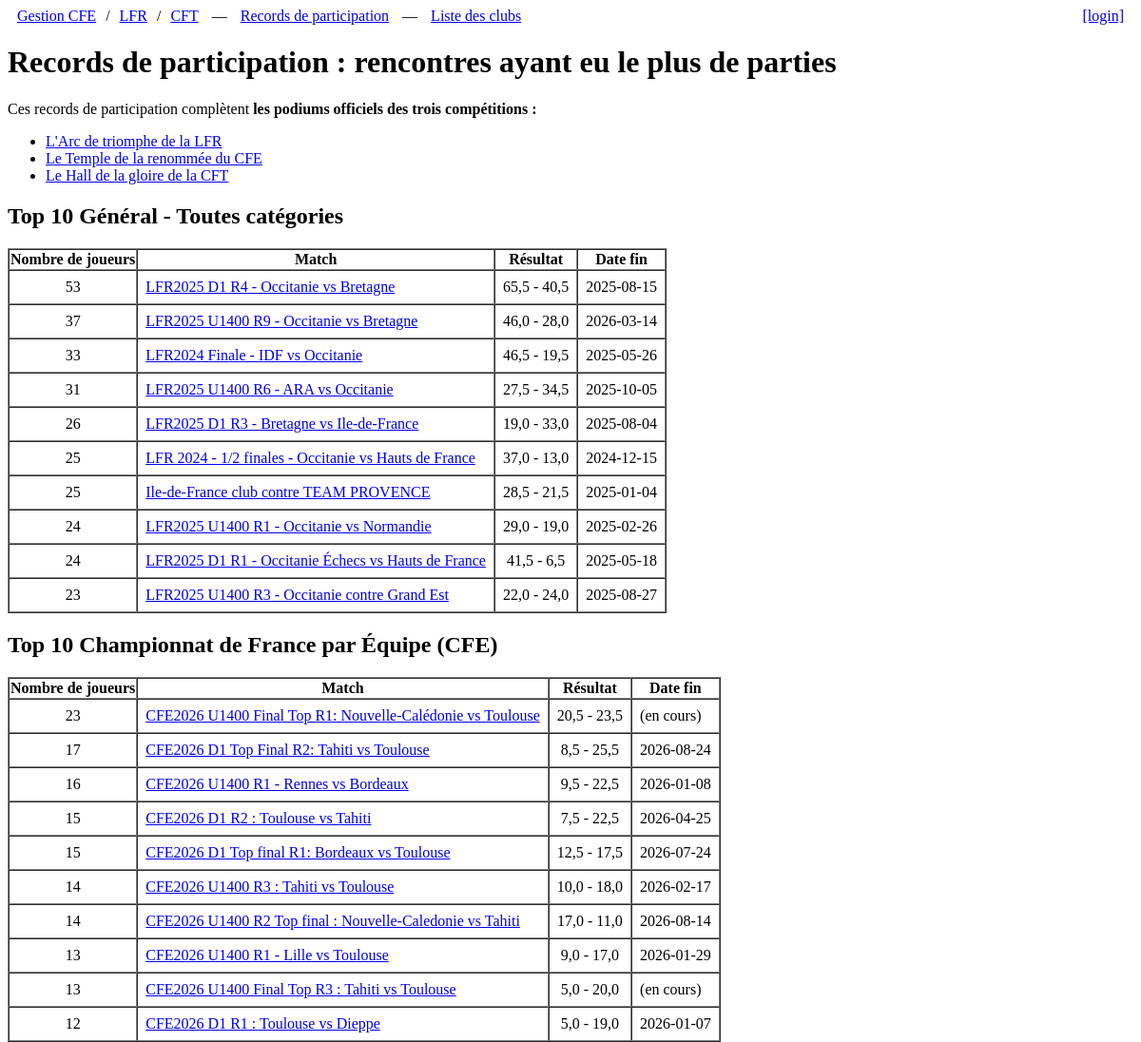
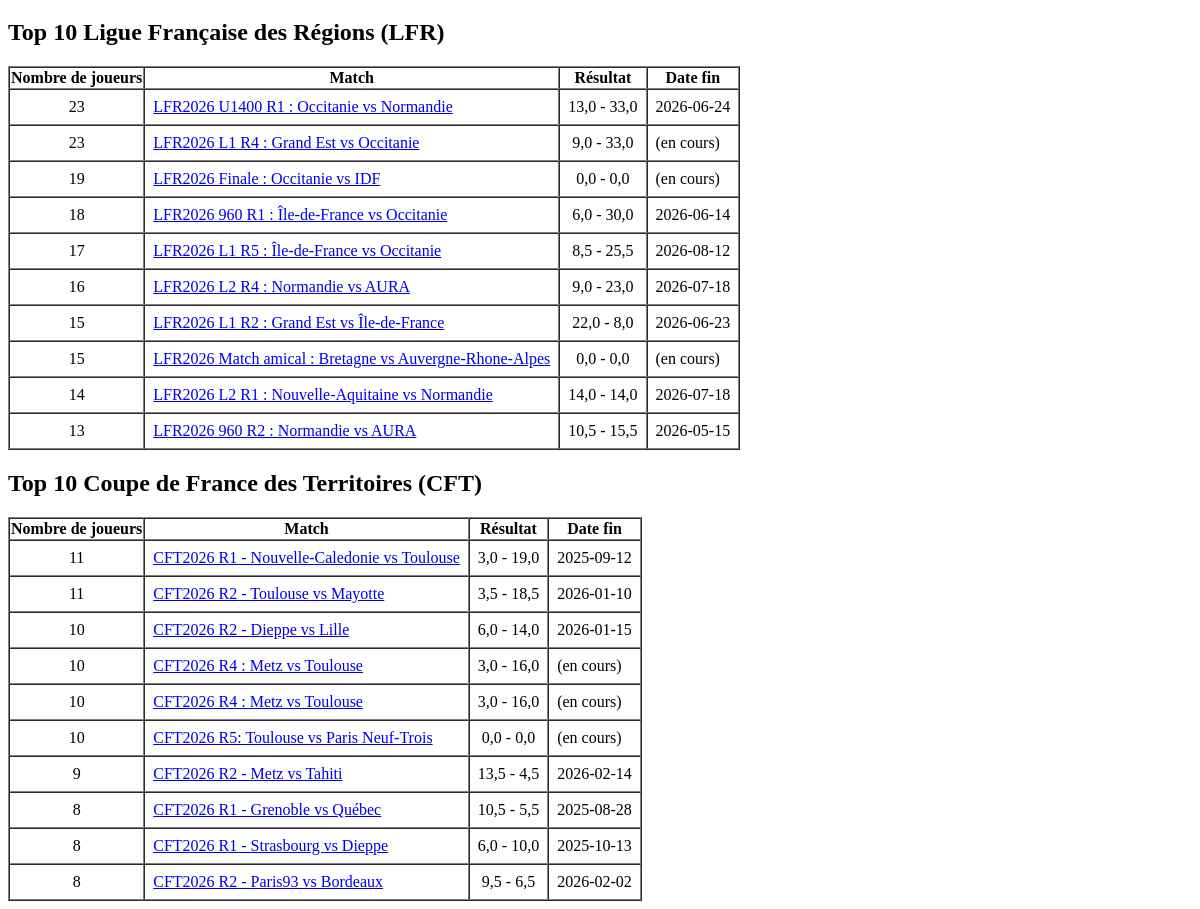
/top10/, run on the app's committed database (2 pictures, top to bottom).
### tournoi/models.py (models this page shows, shortened)
class BaseModel(models.Model):
    id = models.CharField(max_length=100, primary_key=True)
    name = models.CharField(max_length=200, blank=True, default='')
    class Meta:
        abstract = True
    @property # so we can use `club.url` in Python or `{{ club.url }}` in HTML!
    def url(self): return self.url_prefix + self.id
    raw_data = models.JSONField(default=dict, blank=True)

class Match(BaseModel):
    api_prefix = "https://api.chess.com/pub/match/"
    url_prefix = "https://www.chess.com/club/matches/"
    competition = models.ForeignKey(Competition, on_delete=models.CASCADE, related_name='matches')
    status = models.CharField(max_length=50, blank=True)
    team1 = models.ForeignKey(Club, on_delete=models.SET_NULL, null=True, related_name='matches_as_team1')#club1
    team2 = models.ForeignKey(Club, on_delete=models.SET_NULL, null=True, related_name='matches_as_team2')#club2
    score_team1 = models.FloatField(default=0)
    score_team2 = models.FloatField(default=0)
    num_boards = models.IntegerField(default=0)
    @property
    def end_date(self) -> datetime | None:
        try: return datetime.fromtimestamp(int(self.raw_data['end_time']))
        except (KeyError, ValueError, TypeError): return None

### tournoi/views.py (the view)
# urls.py: path('top10/', views.top10, name='top10'),  # Records de participation
def top10(request):
    current_year = str(date.today().year)
    matches = Match.objects.annotate(
            finished=F('score_team1') + F('score_team2')
        ).order_by( '-num_boards', '-finished',
                    F('raw_data__end_time').asc(nulls_last=True))
    top10 = {'': {  "name": "Général - Toutes catégories",
                    "matches": matches[:10] },
            'CFE': { 'name': 'Championnat de France par Équipe (CFE)'},
            'LFR': { 'name': 'Ligue Française des Régions (LFR)'},
            'CFT': { 'name': 'Coupe de France des Territoires (CFT)'},
        }
    matches = matches.filter(name__icontains=current_year)
    for code,data in top10.items():
        if code: data['matches'] = matches.filter(name__icontains=code)[:10]
    return render(request, 'tournoi/top10.html', {'sections': top10 })

### templates/tournoi/top10.html (shortened to what this page needs)
{% extends 'base.html' %}
{% block content %}
<h1>Records de participation : rencontres ayant eu le plus de parties</h1>
Ces records de participation complètent <b> les podiums officiels des trois compétitions&nbsp;:</b>
<ul>
<li><a href="https://www.chess.com/fr/clubs/forum/view/arc-de-triomphe">
    L'Arc de triomphe de la LFR</a>
</li>
<li><a href="https://www.chess.com/fr/clubs/forum/view/temple-de-la-renommee-du-cfe">
    Le Temple de la renommée du CFE</a>
</li>
<li><a href="https://www.chess.com/fr/clubs/forum/view/hall-de-la-gloire-2">
    Le Hall de la gloire de la CFT</a>
</li>
</ul>
{% for code,section in sections.items %}
    <h2>Top 10 {{ section.name }}</h2>
<table border=1 cellspacing=0>
    <thead>
        <tr><th>Nombre de joueurs</th><th>Match</th><th>Résultat</th><th>Date fin</th></tr>
    </thead>
    <tbody>
{% for match in section.matches %}
    <tr>
        <td align=center>{{ match.num_boards }}</td>
        <td><a href="{{match.url}}">{{ match.name }}</a></td>
        <td align=center>{{ match.score_team1 }} - {{ match.score_team2 }}</td>
        <td>{{ match.end_date|date:'Y-m-d'|default:'(en cours)' }}</td>
    </tr>
{% empty %}
    <tr><td colspan="2">Aucun enregistrement trouvé.</td></tr>
{% endfor %}
    </tbody>
</table>
{% endfor %}
{% endblock content %}

### templates/base.html (shortened to what this page needs)
<!DOCTYPE html>
<html>
<head>
</head>
<body>
    <nav>
        <a href="/CFE">Gestion CFE</a>/<a href="/LFR">LFR</a>/<a href="/CFT">CFT</a>
        &mdash; <a href="/top10">Records de participation</a>
        &mdash; <a href="/clubs">Liste des clubs</a>
    <span style="float:right;">
    {% if user.is_authenticated %}
        <a href="/admin/">[{{ user.username }}]</a> - <a href="/admin/logout/">[logout]</a>
    {% else %}
        <a href="/admin/login/?next={{ request.path }}"> [login] </a>
    {% endif %}
    </span>
    </nav>
<div class="container mt-3">
    <div id="content">
        {% block content %}{% endblock %}
    </div>
</body>
</html>

### templates/base.html (style rules this page uses)
nav a { padding: 10px ; }

### templates/tournoi/top10.html (style rules this page uses)
td { padding:6pt }

### data on the page
Match: num_boards "53", name "LFR2025 D1 R4 - Occitanie vs Bretagne", score_team1 "65,5", score_team2 "40,5", end_date "2025-08-15"
Match: num_boards "37", name "LFR2025 U1400 R9 - Occitanie vs Bretagne", score_team1 "46,0", score_team2 "28,0", end_date "2026-03-14"
Match: num_boards "33", name "LFR2024 Finale - IDF vs Occitanie", score_team1 "46,5", score_team2 "19,5", end_date "2025-05-26"
Match: num_boards "31", name "LFR2025 U1400 R6 - ARA vs Occitanie", score_team1 "27,5", score_team2 "34,5", end_date "2025-10-05"
Match: num_boards "26", name "LFR2025 D1 R3 - Bretagne vs Ile-de-France", score_team1 "19,0", score_team2 "33,0", end_date "2025-08-04"
Match: num_boards "25", name "LFR 2024 - 1/2 finales - Occitanie vs Hauts de France", score_team1 "37,0", score_team2 "13,0", end_date "2024-12-15"
Match: num_boards "25", name "Ile-de-France club contre TEAM PROVENCE", score_team1 "28,5", score_team2 "21,5", end_date "2025-01-04"
Match: num_boards "24", name "LFR2025 U1400 R1 - Occitanie vs Normandie", score_team1 "29,0", score_team2 "19,0", end_date "2025-02-26"
Match: num_boards "24", name "LFR2025 D1 R1 - Occitanie Échecs vs Hauts de France", score_team1 "41,5", score_team2 "6,5", end_date "2025-05-18"
Match: num_boards "23", name "LFR2025 U1400 R3 - Occitanie contre Grand Est", score_team1 "22,0", score_team2 "24,0", end_date "2025-08-27"
Match: num_boards "23", name "CFE2026 U1400 Final Top R1: Nouvelle-Calédonie vs Toulouse", score_team1 "20,5", score_team2 "23,5", end_date "(en cours)"
Match: num_boards "17", name "CFE2026 D1 Top Final R2: Tahiti vs Toulouse", score_team1 "8,5", score_team2 "25,5", end_date "2026-08-24"
Match: num_boards "16", name "CFE2026 U1400 R1 - Rennes vs Bordeaux", score_team1 "9,5", score_team2 "22,5", end_date "2026-01-08"
Match: num_boards "15", name "CFE2026 D1 R2 : Toulouse vs Tahiti", score_team1 "7,5", score_team2 "22,5", end_date "2026-04-25"
Match: num_boards "15", name "CFE2026 D1 Top final R1: Bordeaux vs Toulouse", score_team1 "12,5", score_team2 "17,5", end_date "2026-07-24"
Match: num_boards "14", name "CFE2026 U1400 R3 : Tahiti vs Toulouse", score_team1 "10,0", score_team2 "18,0", end_date "2026-02-17"
Match: num_boards "14", name "CFE2026 U1400 R2 Top final : Nouvelle-Caledonie vs Tahiti", score_team1 "17,0", score_team2 "11,0", end_date "2026-08-14"
Match: num_boards "13", name "CFE2026 U1400 R1 - Lille vs Toulouse", score_team1 "9,0", score_team2 "17,0", end_date "2026-01-29"
Match: num_boards "13", name "CFE2026 U1400 Final Top R3 : Tahiti vs Toulouse", score_team1 "5,0", score_team2 "20,0", end_date "(en cours)"
Match: num_boards "12", name "CFE2026 D1 R1 : Toulouse vs Dieppe", score_team1 "5,0", score_team2 "19,0", end_date "2026-01-07"
Match: num_boards "23", name "LFR2026 U1400 R1 : Occitanie vs Normandie", score_team1 "13,0", score_team2 "33,0", end_date "2026-06-24"
Match: num_boards "23", name "LFR2026 L1 R4 : Grand Est vs Occitanie", score_team1 "9,0", score_team2 "33,0", end_date "(en cours)"
Match: num_boards "19", name "LFR2026 Finale : Occitanie vs IDF", score_team1 "0,0", score_team2 "0,0", end_date "(en cours)"
Match: num_boards "18", name "LFR2026 960 R1 : Île-de-France vs Occitanie", score_team1 "6,0", score_team2 "30,0", end_date "2026-06-14"
Match: num_boards "17", name "LFR2026 L1 R5 : Île-de-France vs Occitanie", score_team1 "8,5", score_team2 "25,5", end_date "2026-08-12"
Match: num_boards "16", name "LFR2026 L2 R4 : Normandie vs AURA", score_team1 "9,0", score_team2 "23,0", end_date "2026-07-18"
Match: num_boards "15", name "LFR2026 L1 R2 : Grand Est vs Île-de-France", score_team1 "22,0", score_team2 "8,0", end_date "2026-06-23"
Match: num_boards "15", name "LFR2026 Match amical : Bretagne vs Auvergne-Rhone-Alpes", score_team1 "0,0", score_team2 "0,0", end_date "(en cours)"
Match: num_boards "14", name "LFR2026 L2 R1 : Nouvelle-Aquitaine vs Normandie", score_team1 "14,0", score_team2 "14,0", end_date "2026-07-18"
Match: num_boards "13", name "LFR2026 960 R2 : Normandie vs AURA", score_team1 "10,5", score_team2 "15,5", end_date "2026-05-15"
Match: num_boards "11", name "CFT2026 R1 - Nouvelle-Caledonie vs Toulouse", score_team1 "3,0", score_team2 "19,0", end_date "2025-09-12"
Match: num_boards "11", name "CFT2026 R2 - Toulouse vs Mayotte", score_team1 "3,5", score_team2 "18,5", end_date "2026-01-10"
Match: num_boards "10", name "CFT2026 R2 - Dieppe vs Lille", score_team1 "6,0", score_team2 "14,0", end_date "2026-01-15"
Match: num_boards "10", name "CFT2026 R4 : Metz vs Toulouse", score_team1 "3,0", score_team2 "16,0", end_date "(en cours)"
Match: num_boards "10", name "CFT2026 R4 : Metz vs Toulouse", score_team1 "3,0", score_team2 "16,0", end_date "(en cours)"
Match: num_boards "10", name "CFT2026 R5: Toulouse vs Paris Neuf-Trois", score_team1 "0,0", score_team2 "0,0", end_date "(en cours)"
Match: num_boards "9", name "CFT2026 R2 - Metz vs Tahiti", score_team1 "13,5", score_team2 "4,5", end_date "2026-02-14"
Match: num_boards "8", name "CFT2026 R1 - Grenoble vs Québec", score_team1 "10,5", score_team2 "5,5", end_date "2025-08-28"
Match: num_boards "8", name "CFT2026 R1 - Strasbourg vs Dieppe", score_team1 "6,0", score_team2 "10,0", end_date "2025-10-13"
Match: num_boards "8", name "CFT2026 R2 - Paris93 vs Bordeaux", score_team1 "9,5", score_team2 "6,5", end_date "2026-02-02"

### other printed values
{{ section.name }} "Général - Toutes catégories" "Championnat de France par Équipe (CFE)" "Ligue Française des Régions (LFR)" "Coupe de France des Territoires (CFT)"
